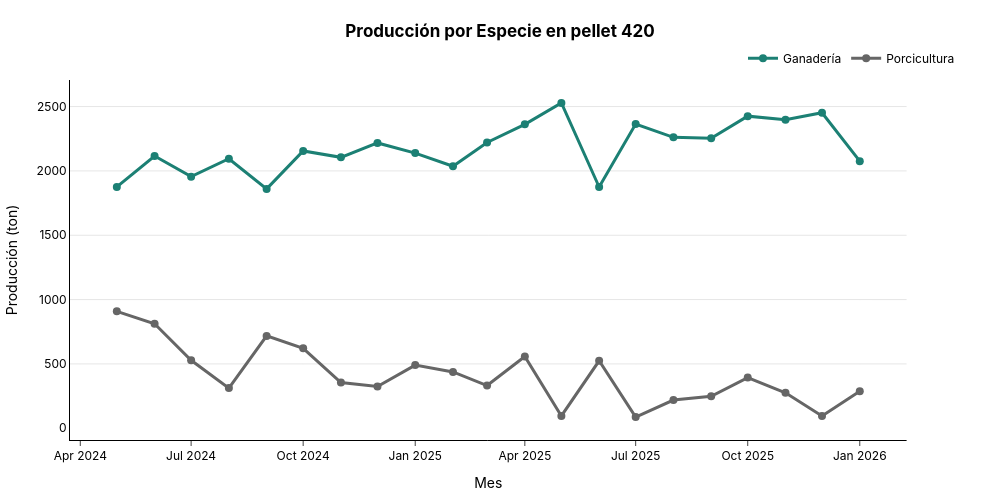

Here is the notebook cell this chart was saved with:
### Code cell
f_prod_pellet420_especie = plot_line(
    by_month_pellet_especie[by_month_pellet_especie["pellet"] == "pellet 420"], 
    x_col="year_month"
    , y_col="tons",
     group_col="especie",
 title='Producción por Especie en pellet 420',
 x_title='Mes', 
 y_title="Producción (ton)")
f_prod_pellet420_especie.show()

s3.save_plotly_html(f_prod_pellet420_especie, "f_prod_pellet420_especie.html")

### Figure 1 — Plotly figure (JSON) as saved in the notebook; plotly's stock layout.template omitted (floating-point values rounded to 4 significant figures)
{"data": [{"hovertemplate": "<b>%{y:.1f}</b><extra></extra>", "line": {"color": "#1C8074", "shape": "linear", "width": 3}, "marker": {"color": "#1C8074", "size": 8}, "mode": "lines+markers", "name": "Ganadería", "type": "scatter", "x": ["2024-05", "2024-06", "2024-07", "2024-08", "2024-09", "2024-10", "2024-11", "2024-12", "2025-01", "2025-02", "2025-03", "2025-04", "2025-05", "2025-06", "2025-07", "2025-08", "2025-09", "2025-10", "2025-11", "2025-12", "2026-01"], "xaxis": "x", "y": [1876.0, 2116.0, 1956.0, 2095.0, 1860.0, 2155.0, 2105.0, 2217.0, 2138.0, 2036.0, 2221.0, 2362.0, 2528.0, 1875.0, 2365.0, 2261.0, 2254.0, 2425.0, 2397.0, 2452.0, 2076.0], "yaxis": "y"}, {"hovertemplate": "<b>%{y:.1f}</b><extra></extra>", "line": {"color": "#666666", "shape": "linear", "width": 3}, "marker": {"color": "#666666", "size": 8}, "mode": "lines+markers", "name": "Porcicultura", "type": "scatter", "x": ["2024-05", "2024-06", "2024-07", "2024-08", "2024-09", "2024-10", "2024-11", "2024-12", "2025-01", "2025-02", "2025-03", "2025-04", "2025-05", "2025-06", "2025-07", "2025-08", "2025-09", "2025-10", "2025-11", "2025-12", "2026-01"], "xaxis": "x", "y": [909, 812.3, 528.7, 312, 718, 621, 355, 324, 491, 438, 332, 558, 96, 524.4, 87.6, 219, 248, 394, 276, 96, 288], "yaxis": "y"}], "layout": {"font": {"color": "black", "family": "Inter, Arial, sans-serif"}, "height": 500, "hovermode": "x unified", "legend": {"orientation": "h", "x": 1, "xanchor": "right", "y": 1.02, "yanchor": "bottom"}, "margin": {"b": 40, "l": 40, "r": 40, "t": 80}, "paper_bgcolor": "rgba(0,0,0,0)", "plot_bgcolor": "rgba(0,0,0,0)", "title": {"text": "<b>Producción por Especie en pellet 420<b>", "x": 0.5, "xanchor": "center", "y": 0.95, "yanchor": "top"}, "width": 1000, "xaxis": {"anchor": "y", "domain": [0, 0.94], "linecolor": "black", "linewidth": 1, "showline": true, "ticks": "outside", "title": {"text": "Mes"}}, "yaxis": {"anchor": "x", "domain": [0, 1], "gridcolor": "rgba(0,0,0,0.1)", "linecolor": "black", "linewidth": 1, "showgrid": true, "showline": true, "title": {"text": "Producción (ton)"}}, "yaxis2": {"anchor": "x", "overlaying": "y", "side": "right"}}}
